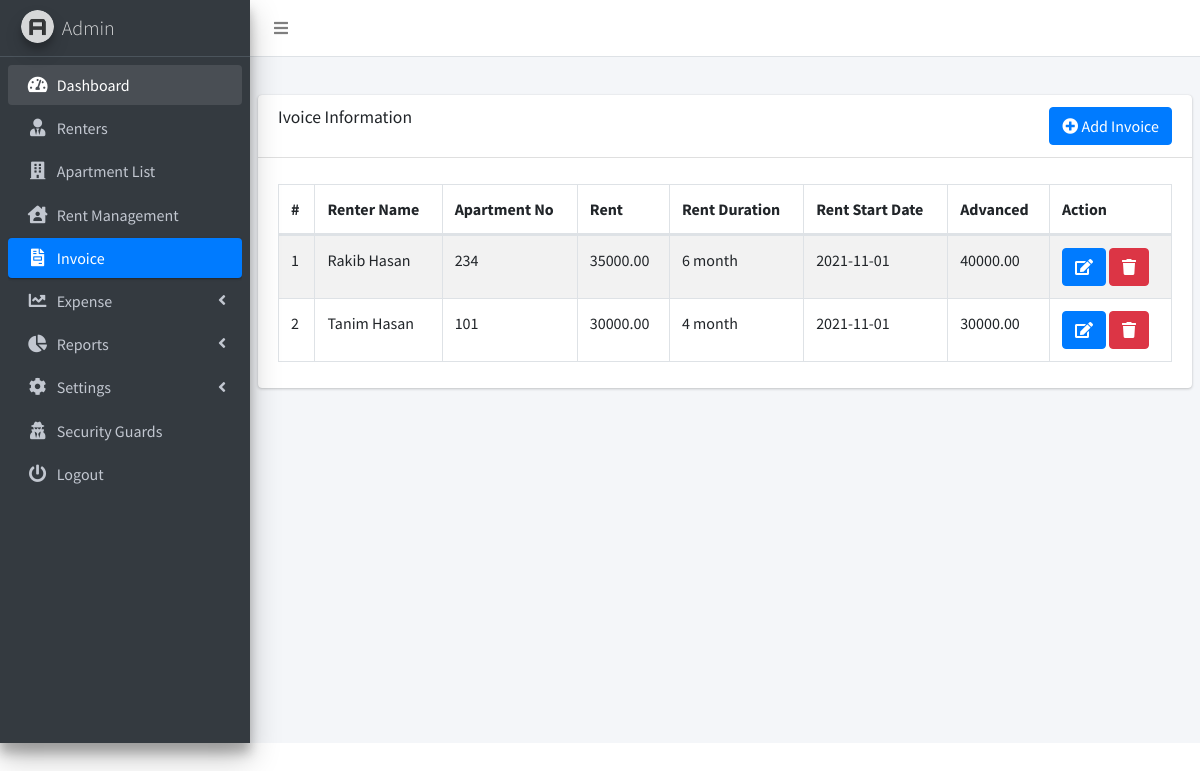
/invoice_list.php (signed in), run on the app's committed database.
### tables this page shows
CREATE TABLE `rent_management` (
  `rm_id` int(11) NOT NULL,
  `renter_id` int(11) NOT NULL,
  `apartment_id` int(11) NOT NULL,
  `rent` double(10,2) NOT NULL,
  `rent_duration` varchar(255) NOT NULL,
  `rent_start_date` date NOT NULL,
  `advanced` double(10,2) NOT NULL,
  `date` datetime NOT NULL DEFAULT CURRENT_TIMESTAMP
);

CREATE TABLE `renters` (
  `renter_id` int(11) NOT NULL,
  `renter_name` varchar(255) NOT NULL,
  `renter_email` varchar(255) NOT NULL,
  `renter_phone` varchar(255) NOT NULL,
  `renter_nid` varchar(255) NOT NULL,
  `renter_address` varchar(255) NOT NULL
);

CREATE TABLE `apartments` (
  `apartment_id` int(11) NOT NULL,
  `apartment_no` varchar(255) NOT NULL,
  `description` varchar(255) NOT NULL,
  `rent` double(10,2) NOT NULL
);

### invoice_list.php (the view, shortened to what this page needs)
<!DOCTYPE html>
<html lang="en">
<head>
    <link rel="stylesheet" href="dist/css/preloader.css">
    <link rel="stylesheet" href="plugins/fontawesome-free/css/all.min.css">
    <link rel="stylesheet" href="https://code.ionicframework.com/ionicons/2.0.1/css/ionicons.min.css">
    <link rel="stylesheet" href="plugins/datatables-bs4/css/dataTables.bootstrap4.min.css">
    <link rel="stylesheet" href="plugins/datatables-responsive/css/responsive.bootstrap4.min.css">
    <link rel="stylesheet" href="dist/css/adminlte.min.css">
    <link rel="stylesheet" href="dist/css/buttons.dataTables.min.css">
</head>
<body class="hold-transition sidebar-mini">
<div class="wrapper">
    <nav class="main-header navbar navbar-expand navbar-white navbar-light">
        <ul class="navbar-nav">
            <li class="nav-item">
                <a class="nav-link" data-widget="pushmenu" href="#" role="button"><i class="fas fa-bars"></i></a>
            </li>
        </ul>
    </nav>
    <aside class="main-sidebar sidebar-dark-primary elevation-4">
        <a href="#" class="brand-link">
            <img src="dist/img/AdminLTELogo.png"
                 alt="AdminLTE Logo"
                 class="brand-image img-circle elevation-3"
                 style="opacity: .8">
            <span class="brand-text font-weight-light">Admin</span>
        </a>
        <?php include 'sidebar.php'?>
    </aside>
    <div class="content-wrapper">
        <section class="content-header">
        </section>
        <section class="content">
            <div class="row">
                <div class="col-12">
                    <div class="card">
                        <div class="card-header">
                            <button type="button" onclick="location.href = 'add_invoice.php';"
                                    class="btn btn-primary float-right"><i class='fas fa-plus-circle'></i> Add Invoice
                            </button>
                            <h3 class="card-title">Ivoice Information</h3>
                        </div>
                        <div class="card-body">
                            <table id="example1" class="table table-bordered table-striped">
                                <thead>
                                <tr>
                                    <th>#</th>
                                    <th>Renter Name</th>
                                    <th>Apartment No</th>
                                    <th>Rent</th>
                                    <th>Rent Duration</th>
                                    <th>Rent Start Date</th>
                                    <th>Advanced</th>
                                    <?php
                                    $user_type = $_SESSION['user_type'];
                                    if ($user_type == 'admin') {
                                        ?>
                                        <th>Action</th>
                                        <?php
                                    }
                                    ?>
                                </tr>
                                </thead>
                                <tbody>
                                <?php
                                include('db_connect.php');
                                $sql = "SELECT renters.renter_name, apartments.apartment_no, rent_management.rent, rent_management.rent_duration, rent_management.rent_start_date, rent_management.advanced, rent_management.rm_id
FROM rent_management
INNER JOIN renters
ON renters.renter_id=rent_management.renter_id
INNER JOIN apartments
ON apartments.apartment_id=rent_management.apartment_id;";
                                $result = mysqli_query($con, $sql);
                                $i = 1;
                                while ($row = mysqli_fetch_array($result)) {
                                    echo "<tr>";
                                    echo "<td>" . $i . "</td>";
                                    echo "<td>" . $row['renter_name'] . "</td>";
                                    echo "<td>" . $row['apartment_no'] . "</td>";
                                    echo "<td>" . $row['rent'] . "</td>";
                                    echo "<td>" . $row['rent_duration'] . "</td>";
                                    echo "<td>" . $row['rent_start_date'] . "</td>";
                                    echo "<td>" . $row['advanced'] . "</td>";
                                    if ($user_type == 'admin') {
                                        echo "<td><a class='btn btn-primary'  href=\"edit_rentmanage.php?id=" . $row['rm_id'] . "\" ><i class='fas fa-edit'></i></a>  ";
                                        echo "<a class='confirmation btn btn-danger'  href=\"delete_renter.php?id=" . $row['rm_id'] . "\" ><i class='fas fa-trash'></i></a></td>";
                                    }
                                    $i++;
                                    echo "</tr> ";
                                }
                                echo " </tbody>";
                                echo " </table>";
                                ?>
                        </div>
                    </div>
                </div>
            </div>
        </section>
    </div>
</div>
</body>
</html>

### data on the page
rent_management: renter.renter_name "Rakib Hasan", apartment.apartment_no "234", rent "35000.00", rent_duration "6 month", rent_start_date "2021-11-01", advanced "40000.00"
rent_management: renter.renter_name "Tanim Hasan", apartment.apartment_no "101", rent "30000.00", rent_duration "4 month", rent_start_date "2021-11-01", advanced "30000.00"
